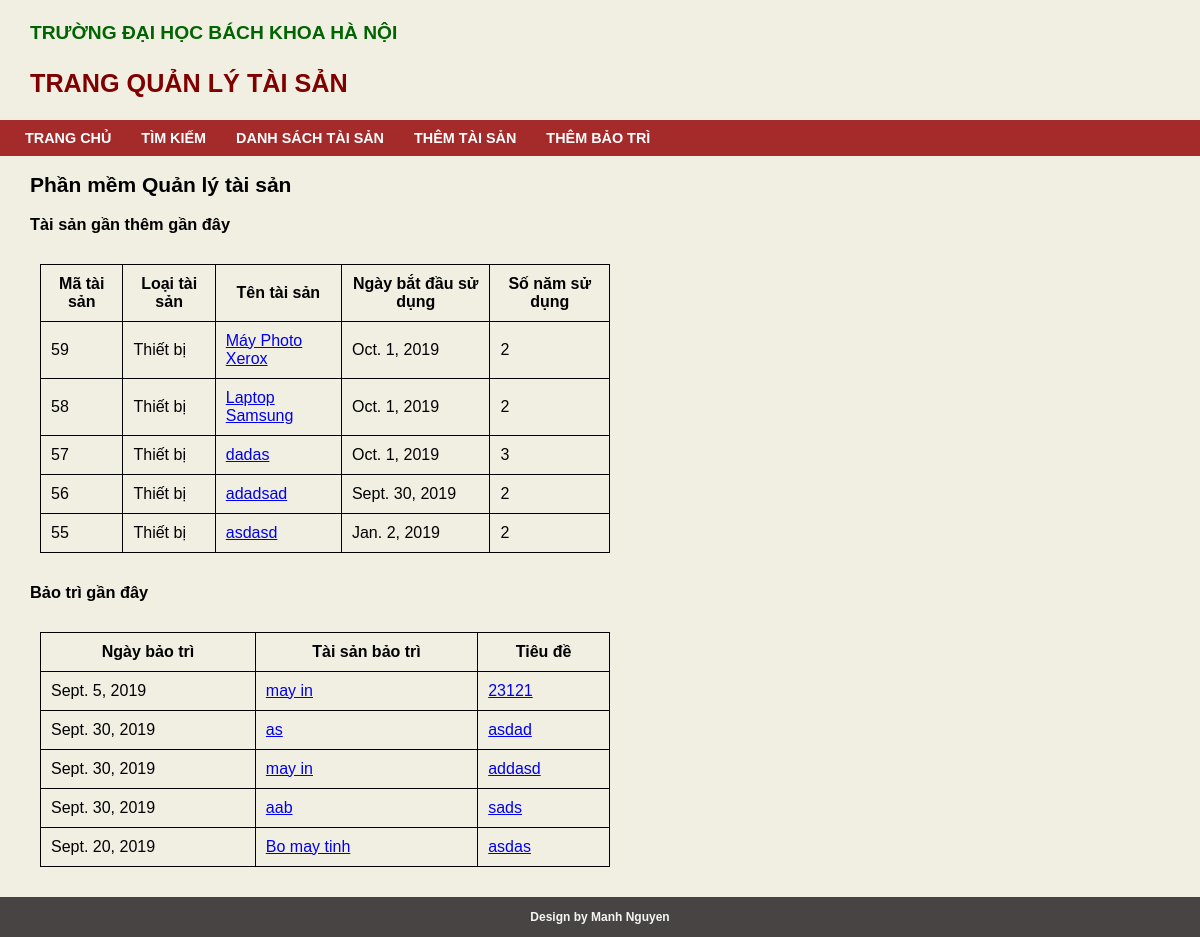
The app's page /, older data.
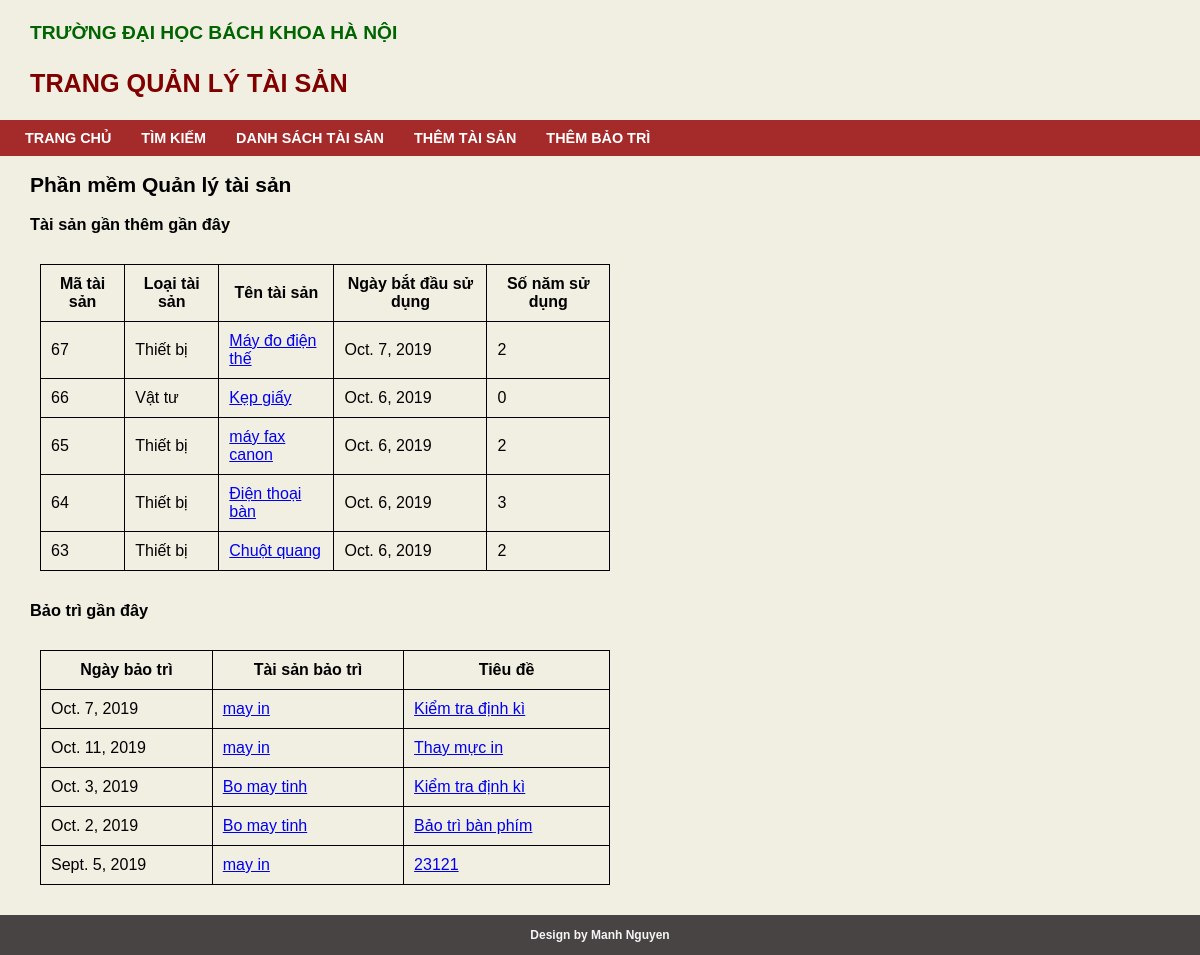
The same page, newer data.
### quanlitaisan/models.py (models this page shows, shortened)
class TaiSan(models.Model):
  LOAI_TAI_SAN = [
    ('VT', 'Vật tư'),
    ('TB', 'Thiết bị')
  ]
  loai_tai_san       = models.CharField('loại tài sản', max_length = 2, choices = LOAI_TAI_SAN)
  ten_tai_san        = models.CharField('tên tài sản', max_length = 20)
  ngay_su_dung       = models.DateField('ngày bắt đầu sử dụng')
  thoi_han_bao_hanh  = models.PositiveIntegerField('số năm bảo hành')
  thoi_gian_sd       = models.PositiveIntegerField('số năm sử dụng')
  tai_san_cha        = models.ForeignKey('self', on_delete = models.SET_NULL, null = True, blank = True,verbose_name = 'Thiết bị chứa')

class LichSuBaoTri(models.Model):
  ngay_bao_tri    = models.DateField('Ngày Bảo Trì')
  tai_san_bao_tri = models.ForeignKey(TaiSan, on_delete = models.CASCADE, verbose_name = 'Tài sản bảo trì')
  tieu_de         = models.CharField('Tiêu đề', max_length = 30)
  noi_dung        = models.TextField('Nội dung bảo trì')

### quanlitaisan/views.py (the view)
# urls.py: path('', views.index, name = 'index'),
def index(req):
  assets = TaiSan.objects.all()
  assets = reversed(assets[(len(assets)-5):])
  maintains = LichSuBaoTri.objects.all()
  maintains = reversed(maintains[(len(maintains)-5):])
  print(maintains)
  return render(req, 'quanlitaisan/index.html', {'assets': assets,'maintains' : maintains})

### quanlitaisan/templates/quanlitaisan/index.html (shortened to what this page needs)
{% extends "quanlitaisan/base.html" %}
{% block content %}
  <h1>Phần mềm Quản lý tài sản</h1>
  <h3>Tài sản gần thêm gần đây</h3>
  <table class="recent">
    <tr>
      <th>Mã tài sản</th>
      <th>Loại tài sản</th>
      <th>Tên tài sản</th>
      <th>Ngày bắt đầu sử dụng</th>
      <th>Số năm sử dụng</th>
    </tr>
    {% for item in assets %}
      <tr>
        <td>{{ item.id }}</td>
        <td> {{ item.get_loai_tai_san_display }} </td>
        <td><a href="{% url 'quanlitaisan:details' item.id %}"> {{ item.ten_tai_san }}</a></td>
        <td class="start_date">{{ item.ngay_su_dung }}</td>
        <td class="year">{{ item.thoi_gian_sd  }}</td>
      </tr>
    {% endfor %}
  </table>
  <h3>Bảo trì gần đây</h3>
  <table class="recent">
    <tr>
      <th>Ngày bảo trì</th>
      <th>Tài sản bảo trì</th>
      <th>Tiêu đề</th>
    </tr>
    {% for entry in maintains %}
    <tr>
        <td>{{ entry.ngay_bao_tri }}</td>
        <td><a href="{% url 'quanlitaisan:details' entry.tai_san_bao_tri.id %}">{{ entry.tai_san_bao_tri.ten_tai_san }}</a></td>
        <td><a href="{% url 'quanlitaisan:maintains' entry.id %}">{{ entry.tieu_de}}</a></td>
    </tr>
    {% endfor %}
  </table>
{% endblock %}

Row changes from the older to the newer data that the page shows:
no longer on this page (row unchanged): TaiSan: id "59", loai_tai_san "Thiết bị", ten_tai_san "Máy Photo Xerox", ngay_su_dung "Oct. 1, 2019", thoi_gian_sd "2"
no longer on this page (row unchanged): TaiSan: id "58", loai_tai_san "Thiết bị", ten_tai_san "Laptop Samsung", ngay_su_dung "Oct. 1, 2019", thoi_gian_sd "2"
no longer on this page (row unchanged): TaiSan: id "57", loai_tai_san "Thiết bị", ten_tai_san "dadas", ngay_su_dung "Oct. 1, 2019", thoi_gian_sd "3"
no longer on this page (row unchanged): TaiSan: id "56", loai_tai_san "Thiết bị", ten_tai_san "adadsad", ngay_su_dung "Sept. 30, 2019", thoi_gian_sd "2"
no longer on this page (row unchanged): TaiSan: id "55", loai_tai_san "Thiết bị", ten_tai_san "asdasd", ngay_su_dung "Jan. 2, 2019", thoi_gian_sd "2"
no longer on this page (row unchanged): LichSuBaoTri: ngay_bao_tri "Sept. 30, 2019", tai_san_bao_tri.ten_tai_san "as", tieu_de "asdad"
no longer on this page (row unchanged): LichSuBaoTri: ngay_bao_tri "Sept. 30, 2019", tai_san_bao_tri.ten_tai_san "may in", tieu_de "addasd"
no longer on this page (row unchanged): LichSuBaoTri: ngay_bao_tri "Sept. 30, 2019", tai_san_bao_tri.ten_tai_san "aab", tieu_de "sads"
no longer on this page (row unchanged): LichSuBaoTri: ngay_bao_tri "Sept. 20, 2019", tai_san_bao_tri.ten_tai_san "Bo may tinh", tieu_de "asdas"
added TaiSan: id "67", loai_tai_san "Thiết bị", ten_tai_san "Máy đo điện thế", ngay_su_dung "Oct. 7, 2019", thoi_gian_sd "2"
added TaiSan: id "66", loai_tai_san "Vật tư", ten_tai_san "Kẹp giấy", ngay_su_dung "Oct. 6, 2019", thoi_gian_sd "0"
added TaiSan: id "65", loai_tai_san "Thiết bị", ten_tai_san "máy fax canon", ngay_su_dung "Oct. 6, 2019", thoi_gian_sd "2"
added TaiSan: id "64", loai_tai_san "Thiết bị", ten_tai_san "Điện thoại bàn", ngay_su_dung "Oct. 6, 2019", thoi_gian_sd "3"
added TaiSan: id "63", loai_tai_san "Thiết bị", ten_tai_san "Chuột quang", ngay_su_dung "Oct. 6, 2019", thoi_gian_sd "2"
added LichSuBaoTri: ngay_bao_tri "Oct. 7, 2019", tai_san_bao_tri.ten_tai_san "may in", tieu_de "Kiểm tra định kì"
added LichSuBaoTri: ngay_bao_tri "Oct. 11, 2019", tai_san_bao_tri.ten_tai_san "may in", tieu_de "Thay mực in"
added LichSuBaoTri: ngay_bao_tri "Oct. 3, 2019", tai_san_bao_tri.ten_tai_san "Bo may tinh", tieu_de "Kiểm tra định kì"
added LichSuBaoTri: ngay_bao_tri "Oct. 2, 2019", tai_san_bao_tri.ten_tai_san "Bo may tinh", tieu_de "Bảo trì bàn phím"
